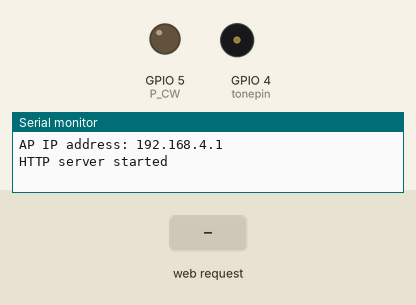
Simulated run of this sketch. Board: ESP8266 (NodeMCU). On the bench: output pins drawn as LEDs (lit = HIGH), buzzer (waves = sounding), the last lines printed to the serial monitor. Dashed ring = blinking. The test bench sets the inputs (shaded band). Storage starts empty.

Above: at 1.2 s.
1.3 s: HTTP request GET /cwtxt?mytxt=1 received
At 1.7 s:
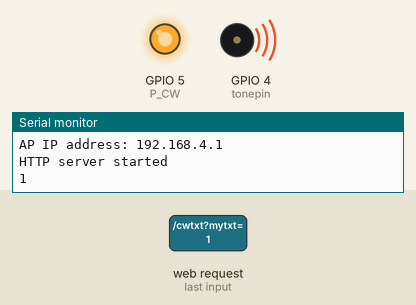
4.3 s: HTTP request GET /cwtxt?mytxt=0 received
At 4.49 s:
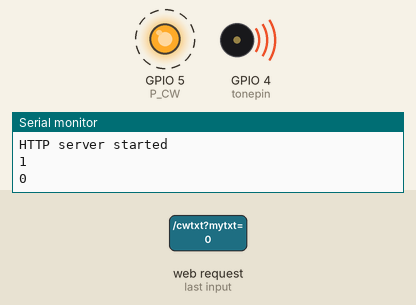
7.3 s: HTTP request GET /cwtxt?mytxt=120 received
At 7.7 s:
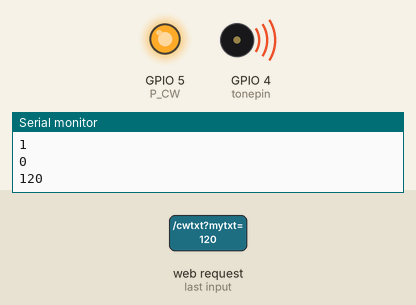
10.3 s: HTTP request GET /tonetxt received
At 11.15 s:
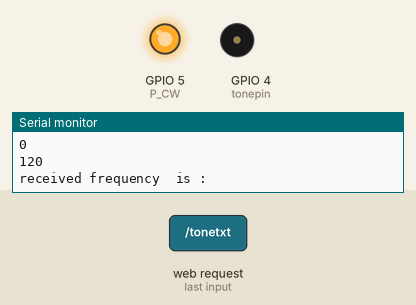
Timing chart, 0 to 14.3 s (numbered marks = the images above; inputs shaded):
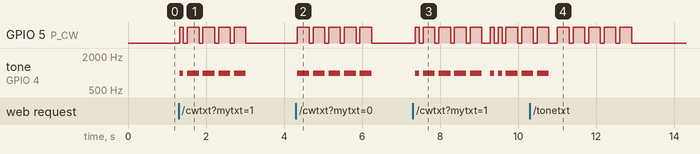

The sketch:

code.ino
```cpp
// Borrowed from https://github.com/vu3ave/wifi-cw-keyboard
//
// Version 1.2 AVE RnD CW Keyer (1 / 1 / 2023)
//
// Version 2.0 Dhiru (Jan-2024) - Cleanups and maintainability
//
// MCU will run in AP mode and create a WiFi hotspot named "92.168.4.1". Log in
// to that wifi network (no password needed) using a computer or phone. Now ,
// navigate to http://192.168.4.1/ using your web browser Type in English using
// default keyboard and that will be converted to telegraphy messages (via Pin
// 4) and sent as tone as well as digital out (via Pin 5).
//
// Use browser cookies instead of simulated EEPROM on ESP8266 modules ;)

#include <FS.h>
#include <ESP8266WiFi.h>
#include <WiFiClient.h>
#include <ESP8266mDNS.h>
#include <ESP8266WebServer.h>

int count = 0;
int last_sent_location = 0;
int messagetocw();
String data;
#define P_CW  5  // ESP12 -(GPIO 10) // CW digital output
int KEY_PIN = 5; // relay drive to transimit cw in port of ESP8266
int sm_time;
int TIME_UNIT = 100; // default time for DIT
bool dxing_mode = true; // put false for normal mode
String morsecode;
String message;
String dit_time;
String freq;
int present_message_length;
String present_message;
int tonepin = 4;
int my_tone_frequency = 1000;

const String  characters = "abcdefghijklmnopqrstuvwxyz1234567890?.,/-; ";

String mappings[] = {
  ".-",  // A
  "-...",
  "-.-.",
  "-..",
  ".",
  "..-.",
  "--.",
  "....",
  "..",
  ".---",
  "-.-",
  ".-..",
  "--",
  "-.",
  "---",
  ".--.",
  "--.-",
  ".-.",
  "...",
  "-",
  "..-",
  "...-",
  ".--",
  "-..-",
  "-.--",
  "--..", // Z
  ".----",  // 1
  "..---",
  "...--",
  "....-",
  ".....",
  "-....",
  "--...",
  "---..",
  "----.",
  "-----",   // 0
  "..--..",  // ?
  ".-.-.-",  // .
  "--..--",  // ,
  "-..-.",   // /
  "-...-",   // -  // spacing symbol
  ".-.-.",   // ;  //  "AR" symbol
  ""
};


// SSID and Password of your WiFi router
const char* ssid = "192.168.4.1";
const char* password = "";

ESP8266WebServer server(80);

void handleRoot() {
  File index = SPIFFS.open("/index.html", "r");
  server.streamFile(index, "text/html");
  index.close();
}

void handleRootCSS() {
  File index = SPIFFS.open("/style.css", "r");
  server.streamFile(index, "text/css");
  index.close();
}

void handleRootICO() {
  File index = SPIFFS.open("/favicon.ico", "r");
  server.streamFile(index, "image/x-icon");
  index.close();
}

void handleWPMTXT() {
  dit_time = server.arg("mytxt");
  Serial.println("received dit_time is :");
  Serial.println(dit_time);
  Serial.println("");
  server.send(200, "text/plain", dit_time);
  data = dit_time;
  TIME_UNIT = data.toInt(); // CONVERTING STRING TO INT and STORING IN TIME_UNIT (NEW WPM STORED )
}

void handleTONETXT() {
  freq = server.arg("mytxt");
  Serial.println("received frequency  is :");
  Serial.println(freq );
  Serial.println("");
  server.send(200, "text/plain", freq);
  my_tone_frequency = data.toInt();
}

void handleCWTXT() {
  message = server.arg("mytxt");
  Serial.println(message);
  server.send(200, "text/plain", message);
  present_message += message;
  message = "";
}

void setup(void) {
  pinMode(P_CW, OUTPUT);
  pinMode(KEY_PIN, OUTPUT);
  pinMode(tonepin, OUTPUT);

  Serial.begin(115200);
  WiFi.softAP(ssid, password);

  IPAddress myIP = WiFi.softAPIP();
  Serial.print("AP IP address: ");
  Serial.println(myIP);
  server.on("/", handleRoot);
  server.on("/style.css", handleRootCSS);
  server.on("/favicon.ico", handleRootICO);
  server.on("/cwtxt", handleCWTXT);
  server.on("/wpmtxt", handleWPMTXT);
  server.on("/tonetxt", handleTONETXT);
  server.begin();                  //Start server
  Serial.println("");
  Serial.println("HTTP server started");

  // Initialize SPIFFS
  if (!SPIFFS.begin()) {
    Serial.println("An Error has occurred while mounting SPIFFS");
    return;
  }

  // Start with the defaults
  TIME_UNIT = 100;
  my_tone_frequency = 1000;
}

void loop(void) {
  int result = messagetocw();

  server.handleClient();
}

int messagetocw()
{
  present_message_length = present_message.length();

  if (last_sent_location > present_message_length) {
    last_sent_location = present_message_length;
  }

  const int DOT = TIME_UNIT;
  const int DASH = 3 * TIME_UNIT;

  int ss;
  int ls;
  int ws;
  if (dxing_mode) {
    ss = DOT;
    ls = 0.2 * DOT;
    ws = 1 * DOT;
  }
  else {
    ss = DOT;
    ls = 2 * DOT;
    ws = 5 * DOT;
  }

  const int SYMBOL_SPACE = ss;
  const int LETTER_SPACE = ls;
  const int WORD_SPACE = ws;
  present_message.toLowerCase();
  char ch = characters.charAt(characters.indexOf(present_message.charAt(last_sent_location)));//
  if (ch != '\0') {
    int position = characters.indexOf(present_message.charAt(last_sent_location));
    last_sent_location = last_sent_location + 1;
    morsecode = mappings[position];
    int count = morsecode.length();
    for ( int j = 0; j < count; j++) {
      char symbol = morsecode[j];
      if (symbol == '.') {
        sm_time = DOT;
      }

      if (symbol == '-')
      {
        sm_time = DASH;
      }
      digitalWrite(KEY_PIN, HIGH);

      tone(tonepin, my_tone_frequency);
      delay(sm_time);
      digitalWrite(KEY_PIN, LOW);
      noTone(tonepin);
      delay(SYMBOL_SPACE);
    }
    delay(LETTER_SPACE);
  }
  delay(WORD_SPACE);

  return 0;
}

// Key the transmitter / lambic keyer
void keyAndBeep(int speed)
{
  digitalWrite(P_CW, HIGH);
  for (int i = 0; i < speed; i++) {
    delay(2);
  }
  digitalWrite(P_CW, LOW);
}
```

Measured:
- after the input at 1.3 s, GPIO 5 (P_CW): LOW → HIGH at once, then repeats every 0.40 s: LOW 0.10 s, HIGH 0.30 s, until it stays LOW from 3.0 s; tone on GPIO 4 (tonepin): silent → 1000 Hz at once, then repeats every 0.40 s: silent 0.10 s, 1000 Hz 0.30 s, until it stays silent from 3.0 s
- after the input at 4.3 s, GPIO 5 (P_CW): alternates HIGH for 0.30 s and LOW for 0.10 s, 10 changes in all, then stays LOW, starting at once; tone on GPIO 4 (tonepin): alternates 1000 Hz for 0.30 s and silent for 0.10 s, 10 changes in all, then stays silent, starting at once
- after the input at 10.3 s, tone on GPIO 4 (tonepin): goes on until 10.8 s, then stays silent
